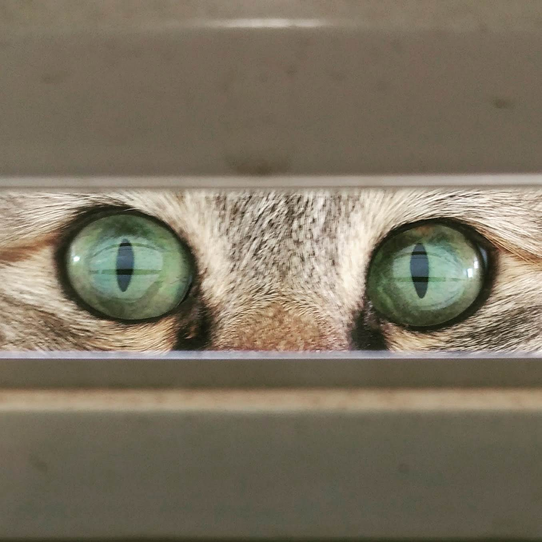
#> input picture ml/bool-index/cat.png, 542 x 542 px
$ python box.py
#> lines starting #> are read from the running program, lines starting #| are printed output that depends on the picture
"""
Draw a green (color=[0, 0xFF, 0]) square on the snail image
- line width=5
- top left:     (182,  40)
- bottom right: (500, 355)
"""

import matplotlib.pyplot as plt

img = plt.imread('cat.png').copy()
#> img is the input picture: shape (542, 542, 3) float32; mean R, G, B 0.49, 0.455, 0.384
plt.imshow(img)

tl_x, tl_y = 180, 50  # x = row, y = column
br_x, br_y = 335, 500
width = 5

color = [0, 0xFF, 0]  # green
img[tl_x:tl_x+width, tl_y:br_y] = color
img[br_x:br_x+width, tl_y:br_y] = color
img[tl_x:br_x, tl_y:tl_y+width] = color
img[tl_x:br_x, br_y:br_y+width] = color
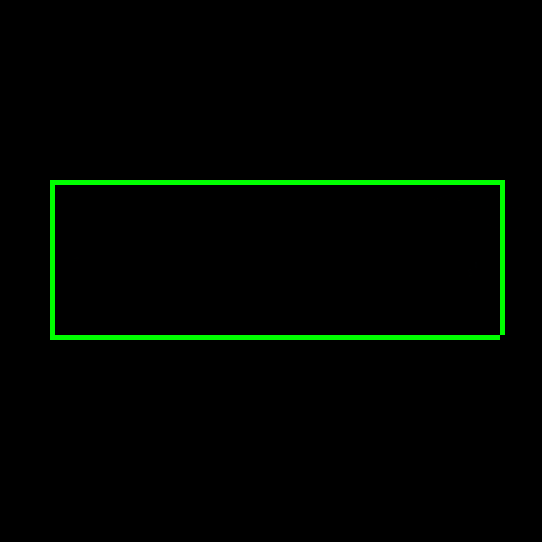
#> img: shape (542, 542, 3) float32; mean R, G, B 0.5, 5.7, 0.4

plt.imshow(img)
plt.show()
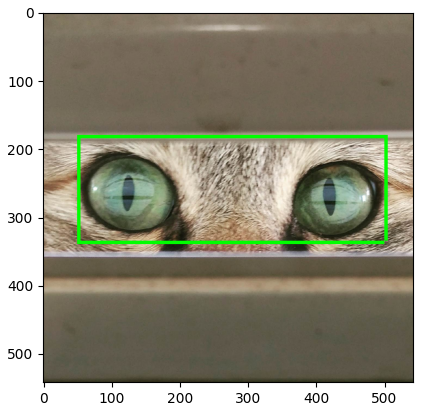
#> figure drawn by matplotlib, 1 panel

$ run again, with ml/bool-index/snail.jpg saved as ml/bool-index/cat.png
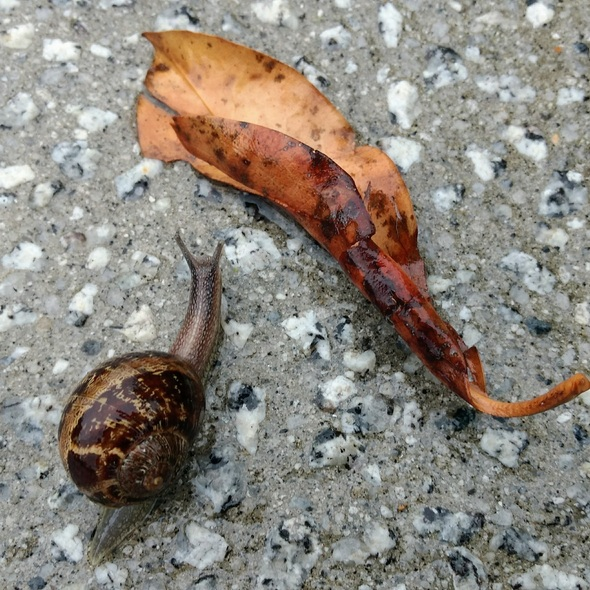
#> input picture ml/bool-index/snail.jpg, 590 x 590 px
#> img is the input picture: shape (590, 590, 3) float32; mean R, G, B 0.551, 0.527, 0.493
#> `img[tl_x:br_x, br_y:br_y+width] = color`:
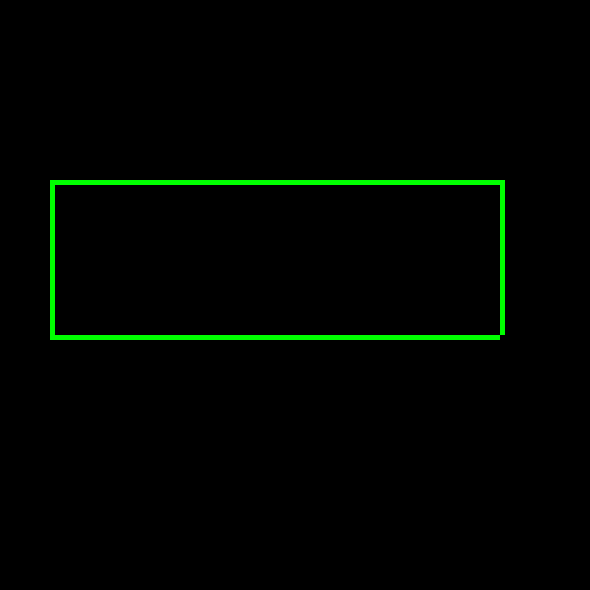
#> img: shape (590, 590, 3) float32; mean R, G, B 0.5, 4.9, 0.5
#> `plt.show()`:
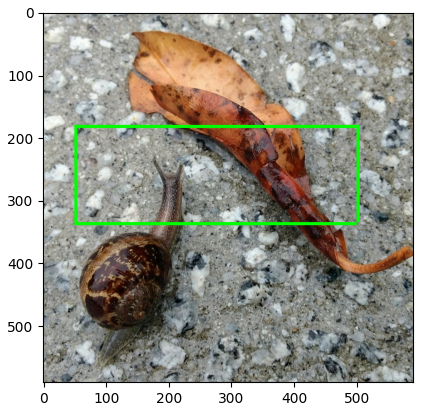
#> figure drawn by matplotlib, 1 panel
